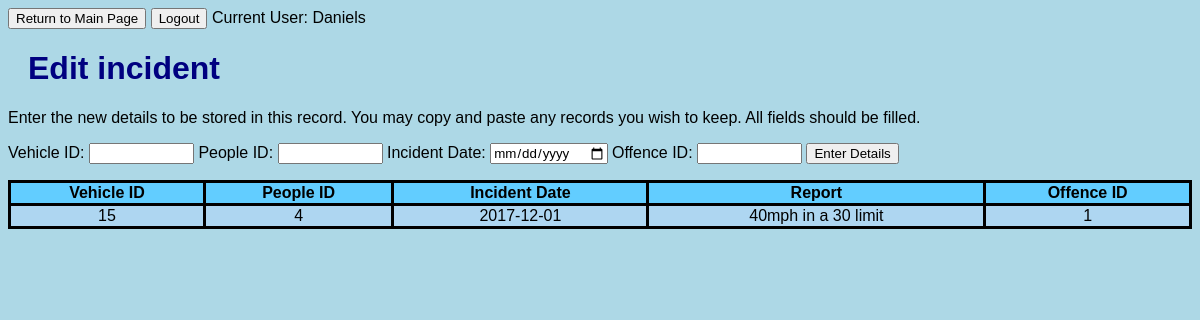
/editIncident.php?id=1 (signed in), run on the app's committed database.
### tables this page shows
CREATE TABLE `Incident` (
  `Incident_ID` int(11) NOT NULL AUTO_INCREMENT,
  `Vehicle_ID` int(11) DEFAULT NULL,
  `People_ID` int(11) DEFAULT NULL,
  `Incident_Date` date NOT NULL,
  `Incident_Report` varchar(500) NOT NULL,
  `Offence_ID` int(11) DEFAULT NULL,
  PRIMARY KEY (`Incident_ID`),
  KEY `fk_incident_vehicle` (`Vehicle_ID`),
  KEY `fk_incident_people` (`People_ID`),
  KEY `fk_incident_offence` (`Offence_ID`),
  CONSTRAINT `fk_incident_offence` FOREIGN KEY (`Offence_ID`) REFERENCES `Offence` (`Offence_ID`),
  CONSTRAINT `fk_incident_people` FOREIGN KEY (`People_ID`) REFERENCES `People` (`People_ID`),
  CONSTRAINT `fk_incident_vehicle` FOREIGN KEY (`Vehicle_ID`) REFERENCES `Vehicle` (`Vehicle_ID`)
);

### editIncident.php (the view, shortened to what this page needs)
<html>
<head>
<button id="myButton" class="float-left submit-button" >Return to Main Page</button>
<button id="logout" class="float-left submit-button" >Logout</button>
<?php
echo 'Current User: '.$_SESSION['user'];
$record = $_GET['id'];
?>
<link rel="stylesheet" href="myStyle.css"/>
</head>
<body>
<h1>Edit incident</h1>
<p>Enter the new details to be stored in this record. You may copy and paste any records you wish to keep. All fields should be filled.</p>
<form name = 'IncidentEdit' method="post" onsubmit="return checkInputIncidentE()">
Vehicle ID: <input type='text' name = 'vehicleid' value = '' size = '10'>
People ID: <input type='text' name='peopleid' value='' size = '10'>
Incident Date: <input type='date' name='date' value='' size = '10'>
Offence ID: <input type='text' name='offenceid' value='' size = '10'>
<input type='submit' value='Enter Details'>
<br>
</form>
</body>
<table>
    <tr>
        <th>Vehicle ID</th>
        <th>People ID</th>
        <th>Incident Date</th>
        <th>Report</th>
        <th>Offence ID</th>
    </tr>
<?php
$servername = "mysql.cs.nott.ac.uk";
$username = "psxjw13_C1B";
$password = "AUXYUG";
$dbname = "psxjw13_C1B";
$conn = mysqli_connect($servername, $username, $password,
$dbname);
$sql = "SELECT * FROM Incident WHERE Incident_ID = '$record';";
$result = mysqli_query($conn, $sql);
while($row = mysqli_fetch_assoc($result)) {
    ?>
    <tr>
        <td><?php echo $row['Vehicle_ID'];?></td>
        <td><?php echo $row['People_ID'];?></td>
        <td><?php echo $row['Incident_Date'];?></td>
        <td><?php echo $row['Incident_Report'];?></td>
        <td><?php echo $row['Offence_ID'];?></td>
    </tr>
<?php
}
?>
</table>
</html>

### myStyle.css (style rules this page uses)
table, th, td { border-collapse: collapse; border-style: solid; text-align: center; }
table { width:100%; }
th { background-color: rgb(98, 205, 255); }
tr { background-color: white; }
body { background-color: lightblue; }
h1 { color: navy; margin-left: 20px; }
tr:nth-child(even) { background-color: #AED6F1; }
* { font-family: Arial; }

### data on the page
incident: Vehicle_ID "15", People_ID "4", Incident_Date "2017-12-01", Incident_Report "40mph in a 30 limit", Offence_ID "1"

### other printed values
$_SESSION['user'] "Daniels"
